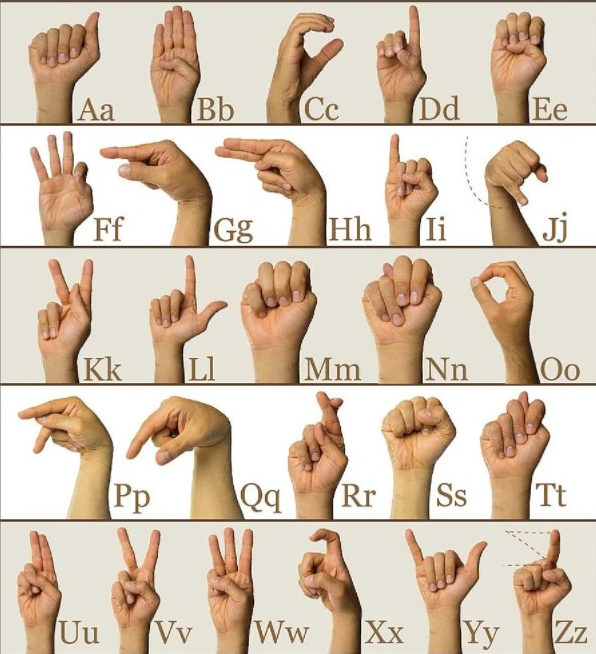
#> input picture Application Building/HTML Web Application/img/ASL_Alphabets.png, 596 x 654 px, given in place of the camera
$ python 'Create Gesture Data.py'   (older library calls are emulated)
#> lines starting #> are read from the running program, lines starting #| are printed output that depends on the picture; after the words box and inside, x2 and y2 are one past the last pixel; in counts of white or black regions, pixels touching at a corner belong together
import cv2
import numpy as np

background = None
accumulated_weight = 0.5

ROI_top = 100
ROI_bottom = 300
ROI_right = 150
ROI_left = 350


def cal_accum_avg(frame, accumulated_weight):

    global background

    if background is None:
        background = frame.copy().astype("float")
        return None

    cv2.accumulateWeighted(frame, background, accumulated_weight)


def segment_hand(frame, threshold=25):
    global background

    diff = cv2.absdiff(background.astype("uint8"), frame)

    _ , thresholded = cv2.threshold(diff, threshold, 255, cv2.THRESH_BINARY)

    # Grab the external contours for the image
    image, contours, hierarchy = cv2.findContours(thresholded.copy(), cv2.RETR_EXTERNAL, cv2.CHAIN_APPROX_SIMPLE)

    if len(contours) == 0:
        return None
    else:

        hand_segment_max_cont = max(contours, key=cv2.contourArea)

        return (thresholded, hand_segment_max_cont)


cam = cv2.VideoCapture(0)

num_frames = 0
element = 10
num_imgs_taken = 0

while True:
    ret, frame = cam.read()
#> frame is the input picture: shape (654, 596, 3); mean B, G, R 177.7, 196.7, 214.4

    # filpping the frame to prevent inverted image of captured frame...
    frame = cv2.flip(frame, 1)
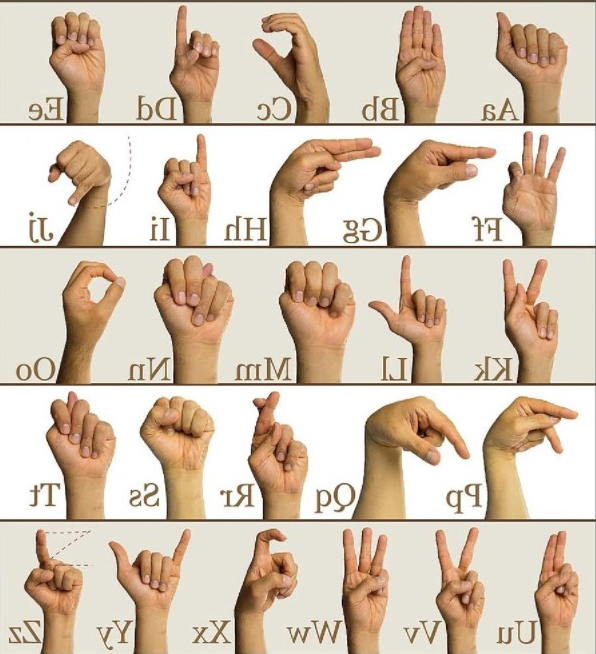
#> frame: shape (654, 596, 3); mean B, G, R 177.7, 196.7, 214.4

    frame_copy = frame.copy()

    roi = frame[ROI_top:ROI_bottom, ROI_right:ROI_left]
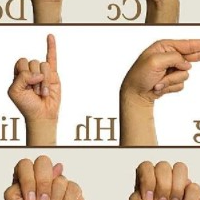
#> roi: shape (200, 200, 3); mean B, G, R 175, 194.3, 213.7

    gray_frame = cv2.cvtColor(roi, cv2.COLOR_BGR2GRAY)
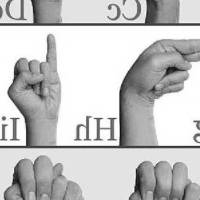
#> gray_frame: shape (200, 200); min 11, max 255, mean 197.9
    gray_frame = cv2.GaussianBlur(gray_frame, (9, 9), 0)
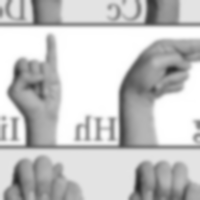
#> gray_frame: shape (200, 200); min 40, max 255, mean 197.9

    if num_frames < 60:
        cal_accum_avg(gray_frame, accumulated_weight)
        if num_frames <= 59:

            cv2.putText(frame_copy, "", (80, 400), cv2.FONT_HERSHEY_SIMPLEX, 0.9, (0,0,255), 2)
            #cv2.imshow("Sign Detection",frame_copy)

    #Time to configure the hand specifically into the ROI...
    elif num_frames <= 300:

        hand = segment_hand(gray_frame)

        cv2.putText(frame_copy, "Adjust hand...Gesture for" + str(element), (200, 400), cv2.FONT_HERSHEY_SIMPLEX, 1, (0,0,255), 2)

        # Checking if hand is actually detected by counting number of contours detected...
        if hand is not None:

            thresholded, hand_segment = hand

            # Draw contours around hand segment
            cv2.drawContours(frame_copy, [hand_segment + (ROI_right, ROI_top)], -1, (255, 0, 0),1)

            cv2.putText(frame_copy, str(num_frames)+"For" + str(element), (70, 45), cv2.FONT_HERSHEY_SIMPLEX, 1, (0,0,255), 2)

            # Also display the thresholded image
            cv2.imshow("Thresholded Hand Image", thresholded)

    else:

        # Segmenting the hand region...
        hand = segment_hand(gray_frame)

        # Checking if we are able to detect the hand...
        if hand is not None:

            # unpack the thresholded img and the max_contour...
            thresholded, hand_segment = hand

            # Drawing contours around hand segment
            cv2.drawContours(frame_copy, [hand_segment + (ROI_right, ROI_top)], -1, (255, 0, 0),1)

            cv2.putText(frame_copy, str(num_frames), (70, 45), cv2.FONT_HERSHEY_SIMPLEX, 1, (0,0,255), 2)
            #cv2.putText(frame_copy, str(num_frames)+"For" + str(element), (70, 45), cv2.FONT_HERSHEY_SIMPLEX, 1, (0,0,255), 2)
            cv2.putText(frame_copy, str(num_imgs_taken) + 'images' +"For" + str(element), (200, 400), cv2.FONT_HERSHEY_SIMPLEX, 1, (0,0,255), 2)

            # Displaying the thresholded image
            cv2.imshow("Thresholded Hand Image", thresholded)
            if num_imgs_taken <= 300:
                #cv2.imwrite(r"D:\\gesture\\train\\"+str(element)+"\\" + str(num_imgs_taken+300) + '.jpg', thresholded)
                cv2.imwrite(r"D:\\gesture\\x"+"\\" + str(num_imgs_taken) + '.jpg', thresholded)
            else:
                break
            num_imgs_taken +=1
        else:
            cv2.putText(frame_copy, 'No hand detected...', (200, 400), cv2.FONT_HERSHEY_SIMPLEX, 1, (0,0,255), 2)

    # Drawing ROI on frame copy
    cv2.rectangle(frame_copy, (ROI_left, ROI_top), (ROI_right, ROI_bottom), (255,128,0), 3)
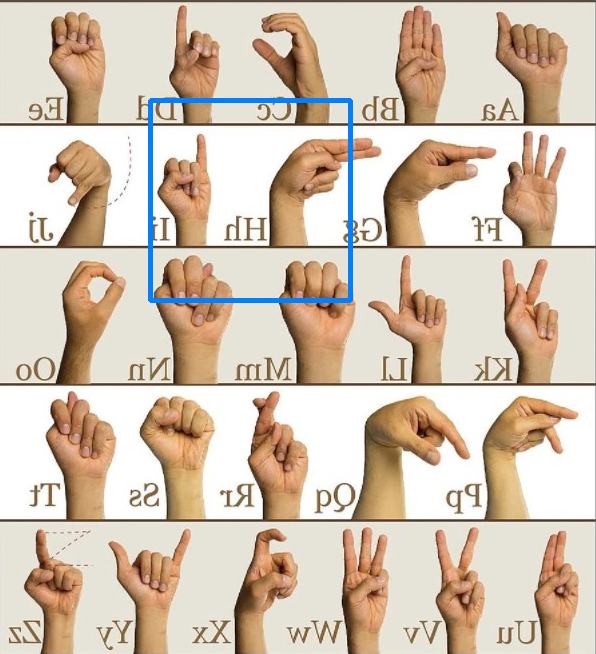
#> frame_copy: shape (654, 596, 3); 1.02% of pixels changed, all inside (x1, y1, x2, y2) = (148, 98, 353, 303)

    cv2.putText(frame_copy, "", (10, 20), cv2.FONT_ITALIC, 0.5, (51,255,51), 1)

    # increment the number of frames for tracking
    num_frames += 1

    # Display the frame with segmented hand
    cv2.imshow("Sign Detection", frame_copy)

    # Closing windows with Esc key...(any other key with ord can be used too.)
    k = cv2.waitKey(1) & 0xFF
#> (key Esc is pressed here)

    if k == 27:
        break

# Releasing camera & destroying all the windows...

cv2.destroyAllWindows()
cam.release()
